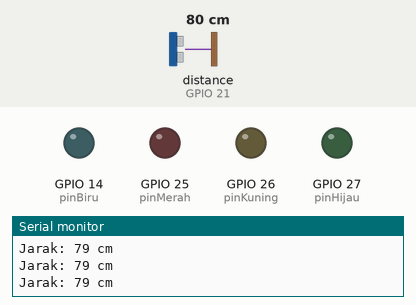
Bench run of a sketch on a simulated ESP32. On the bench: output pins drawn as LEDs (lit = HIGH), the last lines printed to the serial monitor. Wiring (from diagram.json): ultrasonic range finder: trigger GPIO 22; echo GPIO 21. The test bench sets the inputs (shaded band); at power-on: distance to the obstacle (sensor on GPIO 21) 80 cm. The echo pulse lasts 58.3 µs per cm; pins used as bus, display or sensor lines are not drawn.

Above: at 1.2 s.
1.3 s: distance to the obstacle (sensor on GPIO 21) set to 8 cm
2.8 s: distance to the obstacle (sensor on GPIO 21) set to 5 cm
At 4.0 s:
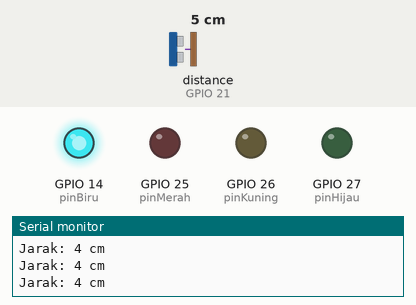
4.3 s: distance to the obstacle (sensor on GPIO 21) set to 2 cm
At 5.5 s:
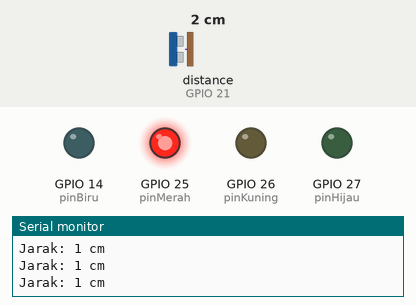
5.9 s: distance to the obstacle (sensor on GPIO 21) set to 4 cm
At 7.0 s:
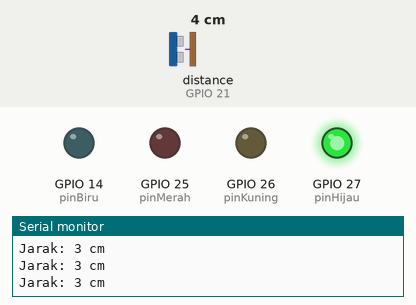
7.5 s: distance to the obstacle (sensor on GPIO 21) set to 9 cm
At 8.5 s:
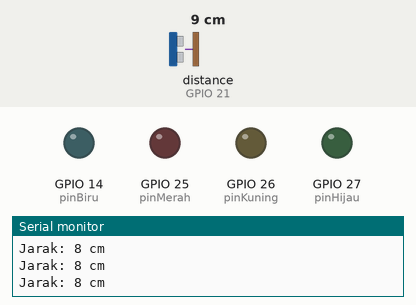
Timing chart, 0 to 10.1 s (numbered marks = the images above; inputs shaded):
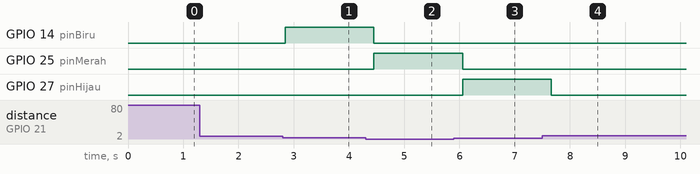

The sketch:

sketch.ino
```cpp
const int pinTrig = 22;
const int pinEcho = 21;

const int pinMerah  = 25;
const int pinKuning = 26;
const int pinHijau  = 27;
const int pinBiru   = 14;

void setup() {

  Serial.begin(115200);

  pinMode(pinTrig, OUTPUT);
  pinMode(pinEcho, INPUT);

  pinMode(pinMerah, OUTPUT);
  pinMode(pinKuning, OUTPUT);
  pinMode(pinHijau, OUTPUT);
  pinMode(pinBiru, OUTPUT);
}

void loop() {

  digitalWrite(pinTrig, LOW);
  delayMicroseconds(2);
  digitalWrite(pinTrig, HIGH);
  delayMicroseconds(10);
  digitalWrite(pinTrig, LOW);


  long durasi = pulseIn(pinEcho, HIGH);


  int jarak = durasi * 0.034 / 2;


  Serial.print("Jarak: ");
  Serial.print(jarak);
  Serial.println(" cm");


  digitalWrite(pinMerah, LOW);
  digitalWrite(pinKuning, LOW);
  digitalWrite(pinHijau, LOW);
  digitalWrite(pinBiru, LOW);


  if (jarak == 1) {
    digitalWrite(pinMerah, HIGH);
  }
  else if (jarak == 2) {
    digitalWrite(pinKuning, HIGH);
  }
  else if (jarak == 3) {
    digitalWrite(pinHijau, HIGH);
  }
  else if (jarak >= 4 && jarak <= 5) {
    digitalWrite(pinBiru, HIGH);
  }

  delay(200);
}

// https://wokwi.com/projects/466059416511971329
```

Measured:
- the behaviour switches between 7 and 6 cm on distance to the obstacle (sensor on GPIO 21) (found by bisection; images 0 and 1)
- after the input at 2.8 s, GPIO 14 (pinBiru): LOW → HIGH at once
- after the input at 4.3 s, GPIO 14 (pinBiru): HIGH → LOW after 0.15 s; GPIO 25 (pinMerah): LOW → HIGH after 0.15 s
- after the input at 5.9 s, GPIO 25 (pinMerah): HIGH → LOW after 0.16 s; GPIO 27 (pinHijau): LOW → HIGH after 0.16 s
- after the input at 7.5 s, GPIO 27 (pinHijau): HIGH → LOW after 0.16 s
